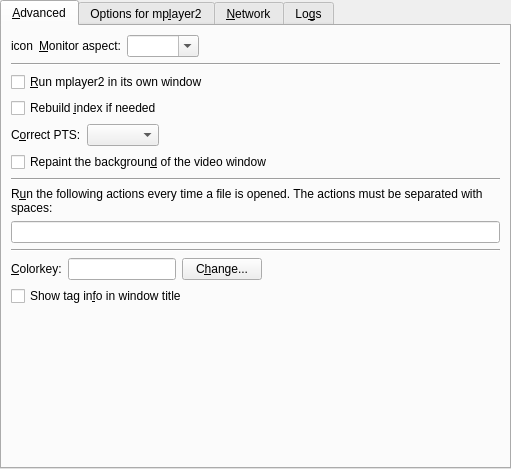
<?xml version="1.0" encoding="UTF-8"?>
<ui version="4.0">
 <class>PrefAdvanced</class>
 <widget class="QWidget" name="PrefAdvanced">
  <property name="geometry">
   <rect>
    <x>0</x>
    <y>0</y>
    <width>511</width>
    <height>469</height>
   </rect>
  </property>
  <layout class="QVBoxLayout">
   <property name="margin">
    <number>0</number>
   </property>
   <item>
    <widget class="QTabWidget" name="advanced_tab">
     <property name="currentIndex">
      <number>0</number>
     </property>
     <widget class="QWidget" name="tab1">
      <attribute name="title">
       <string>&amp;Advanced</string>
      </attribute>
      <layout class="QVBoxLayout">
       <item>
        <layout class="QHBoxLayout">
         <property name="spacing">
          <number>6</number>
         </property>
         <property name="margin">
          <number>0</number>
         </property>
         <item>
          <widget class="QLabel" name="monitor_aspect_icon">
           <property name="text">
            <string>icon</string>
           </property>
           <property name="wordWrap">
            <bool>false</bool>
           </property>
          </widget>
         </item>
         <item>
          <widget class="QLabel" name="textLabel1_8">
           <property name="text">
            <string>&amp;Monitor aspect:</string>
           </property>
           <property name="wordWrap">
            <bool>false</bool>
           </property>
           <property name="buddy">
            <cstring>monitoraspect_combo</cstring>
           </property>
          </widget>
         </item>
         <item>
          <widget class="MyComboBox" name="monitoraspect_combo">
           <property name="sizePolicy">
            <sizepolicy hsizetype="Preferred" vsizetype="Fixed">
             <horstretch>0</horstretch>
             <verstretch>0</verstretch>
            </sizepolicy>
           </property>
           <property name="editable">
            <bool>true</bool>
           </property>
          </widget>
         </item>
         <item>
          <spacer>
           <property name="orientation">
            <enum>Qt::Horizontal</enum>
           </property>
           <property name="sizeType">
            <enum>QSizePolicy::Expanding</enum>
           </property>
           <property name="sizeHint" stdset="0">
            <size>
             <width>190</width>
             <height>21</height>
            </size>
           </property>
          </spacer>
         </item>
        </layout>
       </item>
       <item>
        <widget class="Line" name="line_2">
         <property name="sizePolicy">
          <sizepolicy hsizetype="Expanding" vsizetype="Fixed">
           <horstretch>0</horstretch>
           <verstretch>0</verstretch>
          </sizepolicy>
         </property>
         <property name="orientation">
          <enum>Qt::Horizontal</enum>
         </property>
        </widget>
       </item>
       <item>
        <widget class="QCheckBox" name="mplayer_use_window_check">
         <property name="text">
          <string>&amp;Run mplayer2 in its own window</string>
         </property>
        </widget>
       </item>
       <item>
        <widget class="QCheckBox" name="idx_check">
         <property name="text">
          <string>Rebuild &amp;index if needed</string>
         </property>
        </widget>
       </item>
       <item>
        <layout class="QHBoxLayout">
         <item>
          <widget class="QLabel" name="label_8">
           <property name="text">
            <string>C&amp;orrect PTS:</string>
           </property>
           <property name="buddy">
            <cstring>correct_pts_combo</cstring>
           </property>
          </widget>
         </item>
         <item>
          <widget class="TristateCombo" name="correct_pts_combo"/>
         </item>
         <item>
          <spacer>
           <property name="orientation">
            <enum>Qt::Horizontal</enum>
           </property>
           <property name="sizeHint" stdset="0">
            <size>
             <width>40</width>
             <height>20</height>
            </size>
           </property>
          </spacer>
         </item>
        </layout>
       </item>
       <item>
        <widget class="QCheckBox" name="repaint_video_background_check">
         <property name="text">
          <string>Repaint the backgroun&amp;d of the video window</string>
         </property>
        </widget>
       </item>
       <item>
        <widget class="Line" name="line_3">
         <property name="sizePolicy">
          <sizepolicy hsizetype="Expanding" vsizetype="Fixed">
           <horstretch>0</horstretch>
           <verstretch>0</verstretch>
          </sizepolicy>
         </property>
         <property name="orientation">
          <enum>Qt::Horizontal</enum>
         </property>
        </widget>
       </item>
       <item>
        <widget class="QLabel" name="label_7">
         <property name="text">
          <string>R&amp;un the following actions every time a file is opened. The actions must be separated with spaces:</string>
         </property>
         <property name="wordWrap">
          <bool>true</bool>
         </property>
         <property name="buddy">
          <cstring>actions_to_run_edit</cstring>
         </property>
        </widget>
       </item>
       <item>
        <widget class="QLineEdit" name="actions_to_run_edit"/>
       </item>
       <item>
        <widget class="Line" name="line">
         <property name="sizePolicy">
          <sizepolicy hsizetype="Expanding" vsizetype="Fixed">
           <horstretch>0</horstretch>
           <verstretch>0</verstretch>
          </sizepolicy>
         </property>
         <property name="orientation">
          <enum>Qt::Horizontal</enum>
         </property>
        </widget>
       </item>
       <item>
        <layout class="QHBoxLayout">
         <property name="spacing">
          <number>6</number>
         </property>
         <property name="margin">
          <number>0</number>
         </property>
         <item>
          <widget class="QLabel" name="colorkey_label">
           <property name="text">
            <string>&amp;Colorkey:</string>
           </property>
           <property name="wordWrap">
            <bool>false</bool>
           </property>
           <property name="buddy">
            <cstring>colorkey_view</cstring>
           </property>
          </widget>
         </item>
         <item>
          <widget class="QLineEdit" name="colorkey_view">
           <property name="sizePolicy">
            <sizepolicy hsizetype="Minimum" vsizetype="Fixed">
             <horstretch>0</horstretch>
             <verstretch>0</verstretch>
            </sizepolicy>
           </property>
          </widget>
         </item>
         <item>
          <widget class="QPushButton" name="changeButton">
           <property name="text">
            <string>C&amp;hange...</string>
           </property>
          </widget>
         </item>
         <item>
          <spacer>
           <property name="orientation">
            <enum>Qt::Horizontal</enum>
           </property>
           <property name="sizeType">
            <enum>QSizePolicy::Expanding</enum>
           </property>
           <property name="sizeHint" stdset="0">
            <size>
             <width>131</width>
             <height>21</height>
            </size>
           </property>
          </spacer>
         </item>
        </layout>
       </item>
       <item>
        <widget class="QCheckBox" name="show_tag_in_title_check">
         <property name="text">
          <string>Show tag in&amp;fo in window title</string>
         </property>
        </widget>
       </item>
       <item>
        <spacer>
         <property name="orientation">
          <enum>Qt::Vertical</enum>
         </property>
         <property name="sizeType">
          <enum>QSizePolicy::Expanding</enum>
         </property>
         <property name="sizeHint" stdset="0">
          <size>
           <width>489</width>
           <height>51</height>
          </size>
         </property>
        </spacer>
       </item>
      </layout>
     </widget>
     <widget class="QWidget" name="tab2">
      <attribute name="title">
       <string>Options for mp&amp;layer2</string>
      </attribute>
      <layout class="QVBoxLayout">
       <property name="spacing">
        <number>6</number>
       </property>
       <property name="margin">
        <number>9</number>
       </property>
       <item>
        <widget class="QLabel" name="textLabel3_2">
         <property name="text">
          <string>Here you can pass extra options to mplayer2.
Write them separated by spaces.
Example: -flip -nosound</string>
         </property>
         <property name="alignment">
          <set>Qt::AlignVCenter</set>
         </property>
         <property name="wordWrap">
          <bool>false</bool>
         </property>
        </widget>
       </item>
       <item>
        <layout class="QHBoxLayout">
         <property name="spacing">
          <number>6</number>
         </property>
         <property name="margin">
          <number>0</number>
         </property>
         <item>
          <widget class="QLabel" name="textLabel1_3">
           <property name="text">
            <string>&amp;Options:</string>
           </property>
           <property name="wordWrap">
            <bool>false</bool>
           </property>
           <property name="buddy">
            <cstring>mplayer_args_edit</cstring>
           </property>
          </widget>
         </item>
         <item>
          <widget class="QLineEdit" name="mplayer_args_edit"/>
         </item>
        </layout>
       </item>
       <item>
        <widget class="Line" name="line2">
         <property name="sizePolicy">
          <sizepolicy hsizetype="Expanding" vsizetype="Fixed">
           <horstretch>0</horstretch>
           <verstretch>0</verstretch>
          </sizepolicy>
         </property>
         <property name="frameShape">
          <enum>QFrame::HLine</enum>
         </property>
         <property name="frameShadow">
          <enum>QFrame::Sunken</enum>
         </property>
         <property name="orientation">
          <enum>Qt::Horizontal</enum>
         </property>
        </widget>
       </item>
       <item>
        <widget class="QLabel" name="textLabel4_2">
         <property name="text">
          <string>You can also pass additional video filters.
Separate them with &quot;,&quot;. Do not use spaces!
Example: scale=512:-2,eq2=1.1</string>
         </property>
         <property name="alignment">
          <set>Qt::AlignVCenter</set>
         </property>
         <property name="wordWrap">
          <bool>false</bool>
         </property>
        </widget>
       </item>
       <item>
        <layout class="QHBoxLayout">
         <property name="spacing">
          <number>6</number>
         </property>
         <property name="margin">
          <number>0</number>
         </property>
         <item>
          <widget class="QLabel" name="textLabel2_3">
           <property name="text">
            <string>V&amp;ideo filters:</string>
           </property>
           <property name="wordWrap">
            <bool>false</bool>
           </property>
           <property name="buddy">
            <cstring>mplayer_vfilters_edit</cstring>
           </property>
          </widget>
         </item>
         <item>
          <widget class="QLineEdit" name="mplayer_vfilters_edit"/>
         </item>
        </layout>
       </item>
       <item>
        <widget class="Line" name="line3">
         <property name="sizePolicy">
          <sizepolicy hsizetype="Expanding" vsizetype="Fixed">
           <horstretch>0</horstretch>
           <verstretch>0</verstretch>
          </sizepolicy>
         </property>
         <property name="frameShape">
          <enum>QFrame::HLine</enum>
         </property>
         <property name="frameShadow">
          <enum>QFrame::Sunken</enum>
         </property>
         <property name="orientation">
          <enum>Qt::Horizontal</enum>
         </property>
        </widget>
       </item>
       <item>
        <widget class="QLabel" name="textLabel5_2">
         <property name="text">
          <string>And finally audio filters. Same rule as for video filters.
Example: resample=44100:0:0,volnorm</string>
         </property>
         <property name="alignment">
          <set>Qt::AlignVCenter</set>
         </property>
         <property name="wordWrap">
          <bool>false</bool>
         </property>
        </widget>
       </item>
       <item>
        <layout class="QHBoxLayout">
         <property name="spacing">
          <number>6</number>
         </property>
         <property name="margin">
          <number>0</number>
         </property>
         <item>
          <widget class="QLabel" name="textLabel3_3">
           <property name="text">
            <string>Audio &amp;filters:</string>
           </property>
           <property name="wordWrap">
            <bool>false</bool>
           </property>
           <property name="buddy">
            <cstring>mplayer_afilters_edit</cstring>
           </property>
          </widget>
         </item>
         <item>
          <widget class="QLineEdit" name="mplayer_afilters_edit"/>
         </item>
        </layout>
       </item>
       <item>
        <spacer>
         <property name="orientation">
          <enum>Qt::Vertical</enum>
         </property>
         <property name="sizeHint" stdset="0">
          <size>
           <width>20</width>
           <height>40</height>
          </size>
         </property>
        </spacer>
       </item>
      </layout>
     </widget>
     <widget class="QWidget" name="tab_proxy">
      <attribute name="title">
       <string>&amp;Network</string>
      </attribute>
      <layout class="QVBoxLayout">
       <item>
        <widget class="QGroupBox" name="internet_connection_groupbox">
         <property name="title">
          <string>Network Connection</string>
         </property>
         <layout class="QVBoxLayout">
          <property name="spacing">
           <number>6</number>
          </property>
          <property name="margin">
           <number>9</number>
          </property>
          <item>
           <widget class="QRadioButton" name="ipv4_button">
            <property name="text">
             <string>IPv&amp;4</string>
            </property>
           </widget>
          </item>
          <item>
           <widget class="QRadioButton" name="ipv6_button">
            <property name="text">
             <string>IPv&amp;6</string>
            </property>
           </widget>
          </item>
         </layout>
        </widget>
       </item>
       <item>
        <spacer>
         <property name="orientation">
          <enum>Qt::Vertical</enum>
         </property>
         <property name="sizeHint" stdset="0">
          <size>
           <width>458</width>
           <height>31</height>
          </size>
         </property>
        </spacer>
       </item>
      </layout>
     </widget>
     <widget class="QWidget" name="tab4">
      <attribute name="title">
       <string>Lo&amp;gs</string>
      </attribute>
      <layout class="QVBoxLayout">
       <item>
        <widget class="QCheckBox" name="log_smplayer2_check">
         <property name="text">
          <string>Log &amp;SMPlayer2 output</string>
         </property>
        </widget>
       </item>
       <item>
        <widget class="QWidget" name="smplayer2_log_container" native="true">
         <property name="enabled">
          <bool>false</bool>
         </property>
         <layout class="QHBoxLayout">
          <property name="margin">
           <number>0</number>
          </property>
          <item>
           <spacer>
            <property name="orientation">
             <enum>Qt::Horizontal</enum>
            </property>
            <property name="sizeType">
             <enum>QSizePolicy::Fixed</enum>
            </property>
            <property name="sizeHint" stdset="0">
             <size>
              <width>21</width>
              <height>41</height>
             </size>
            </property>
           </spacer>
          </item>
          <item>
           <widget class="QCheckBox" name="log_smplayer2_save_check">
            <property name="text">
             <string>Sa&amp;ve SMPlayer2 log to a file</string>
            </property>
           </widget>
          </item>
         </layout>
        </widget>
       </item>
       <item>
        <widget class="QCheckBox" name="log_mplayer_check">
         <property name="text">
          <string>Log mplayer2 &amp;output</string>
         </property>
        </widget>
       </item>
       <item>
        <widget class="QWidget" name="mplayer_log_container" native="true">
         <property name="enabled">
          <bool>false</bool>
         </property>
         <layout class="QGridLayout">
          <property name="margin">
           <number>0</number>
          </property>
          <item row="0" column="0" rowspan="3">
           <spacer>
            <property name="orientation">
             <enum>Qt::Horizontal</enum>
            </property>
            <property name="sizeType">
             <enum>QSizePolicy::Fixed</enum>
            </property>
            <property name="sizeHint" stdset="0">
             <size>
              <width>21</width>
              <height>61</height>
             </size>
            </property>
           </spacer>
          </item>
          <item row="0" column="1">
           <widget class="QCheckBox" name="verbose_check">
            <property name="text">
             <string>&amp;Verbose</string>
            </property>
           </widget>
          </item>
          <item row="1" column="1">
           <widget class="QCheckBox" name="log_mplayer_save_check">
            <property name="text">
             <string>A&amp;utosave mplayer2 log to file</string>
            </property>
           </widget>
          </item>
          <item row="2" column="1">
           <widget class="QLineEdit" name="log_mplayer_save_name">
            <property name="enabled">
             <bool>false</bool>
            </property>
           </widget>
          </item>
         </layout>
        </widget>
       </item>
       <item>
        <widget class="Line" name="line8_2">
         <property name="sizePolicy">
          <sizepolicy hsizetype="Expanding" vsizetype="Fixed">
           <horstretch>0</horstretch>
           <verstretch>0</verstretch>
          </sizepolicy>
         </property>
         <property name="frameShape">
          <enum>QFrame::HLine</enum>
         </property>
         <property name="frameShadow">
          <enum>QFrame::Sunken</enum>
         </property>
         <property name="orientation">
          <enum>Qt::Horizontal</enum>
         </property>
        </widget>
       </item>
       <item>
        <widget class="QLabel" name="textLabel1_17">
         <property name="text">
          <string>This option is mainly intended for debugging the application.</string>
         </property>
         <property name="wordWrap">
          <bool>false</bool>
         </property>
        </widget>
       </item>
       <item>
        <widget class="QLabel" name="textLabel2_10">
         <property name="text">
          <string>&amp;Filter for SMPlayer2 logs:</string>
         </property>
         <property name="wordWrap">
          <bool>false</bool>
         </property>
         <property name="buddy">
          <cstring>log_filter_edit</cstring>
         </property>
        </widget>
       </item>
       <item>
        <widget class="QLineEdit" name="log_filter_edit"/>
       </item>
       <item>
        <spacer>
         <property name="orientation">
          <enum>Qt::Vertical</enum>
         </property>
         <property name="sizeHint" stdset="0">
          <size>
           <width>489</width>
           <height>184</height>
          </size>
         </property>
        </spacer>
       </item>
      </layout>
     </widget>
    </widget>
   </item>
  </layout>
 </widget>
 <customwidgets>
  <customwidget>
   <class>MyComboBox</class>
   <extends>QComboBox</extends>
   <header>mycombobox.h</header>
  </customwidget>
  <customwidget>
   <class>TristateCombo</class>
   <extends>QComboBox</extends>
   <header>tristatecombo.h</header>
  </customwidget>
 </customwidgets>
 <tabstops>
  <tabstop>advanced_tab</tabstop>
  <tabstop>monitoraspect_combo</tabstop>
  <tabstop>mplayer_use_window_check</tabstop>
  <tabstop>idx_check</tabstop>
  <tabstop>correct_pts_combo</tabstop>
  <tabstop>repaint_video_background_check</tabstop>
  <tabstop>actions_to_run_edit</tabstop>
  <tabstop>colorkey_view</tabstop>
  <tabstop>changeButton</tabstop>
  <tabstop>show_tag_in_title_check</tabstop>
  <tabstop>mplayer_args_edit</tabstop>
  <tabstop>mplayer_vfilters_edit</tabstop>
  <tabstop>mplayer_afilters_edit</tabstop>
  <tabstop>ipv4_button</tabstop>
  <tabstop>ipv6_button</tabstop>
  <tabstop>log_smplayer2_check</tabstop>
  <tabstop>log_smplayer2_save_check</tabstop>
  <tabstop>log_mplayer_check</tabstop>
  <tabstop>verbose_check</tabstop>
  <tabstop>log_mplayer_save_check</tabstop>
  <tabstop>log_mplayer_save_name</tabstop>
  <tabstop>log_filter_edit</tabstop>
 </tabstops>
 <resources/>
 <connections>
  <connection>
   <sender>log_mplayer_save_check</sender>
   <signal>toggled(bool)</signal>
   <receiver>log_mplayer_save_name</receiver>
   <slot>setEnabled(bool)</slot>
   <hints>
    <hint type="sourcelabel">
     <x>249</x>
     <y>180</y>
    </hint>
    <hint type="destinationlabel">
     <x>279</x>
     <y>174</y>
    </hint>
   </hints>
  </connection>
  <connection>
   <sender>log_mplayer_check</sender>
   <signal>toggled(bool)</signal>
   <receiver>mplayer_log_container</receiver>
   <slot>setEnabled(bool)</slot>
   <hints>
    <hint type="sourcelabel">
     <x>255</x>
     <y>73</y>
    </hint>
    <hint type="destinationlabel">
     <x>255</x>
     <y>143</y>
    </hint>
   </hints>
  </connection>
  <connection>
   <sender>log_smplayer2_check</sender>
   <signal>toggled(bool)</signal>
   <receiver>smplayer2_log_container</receiver>
   <slot>setEnabled(bool)</slot>
   <hints>
    <hint type="sourcelabel">
     <x>255</x>
     <y>47</y>
    </hint>
    <hint type="destinationlabel">
     <x>255</x>
     <y>86</y>
    </hint>
   </hints>
  </connection>
 </connections>
</ui>
